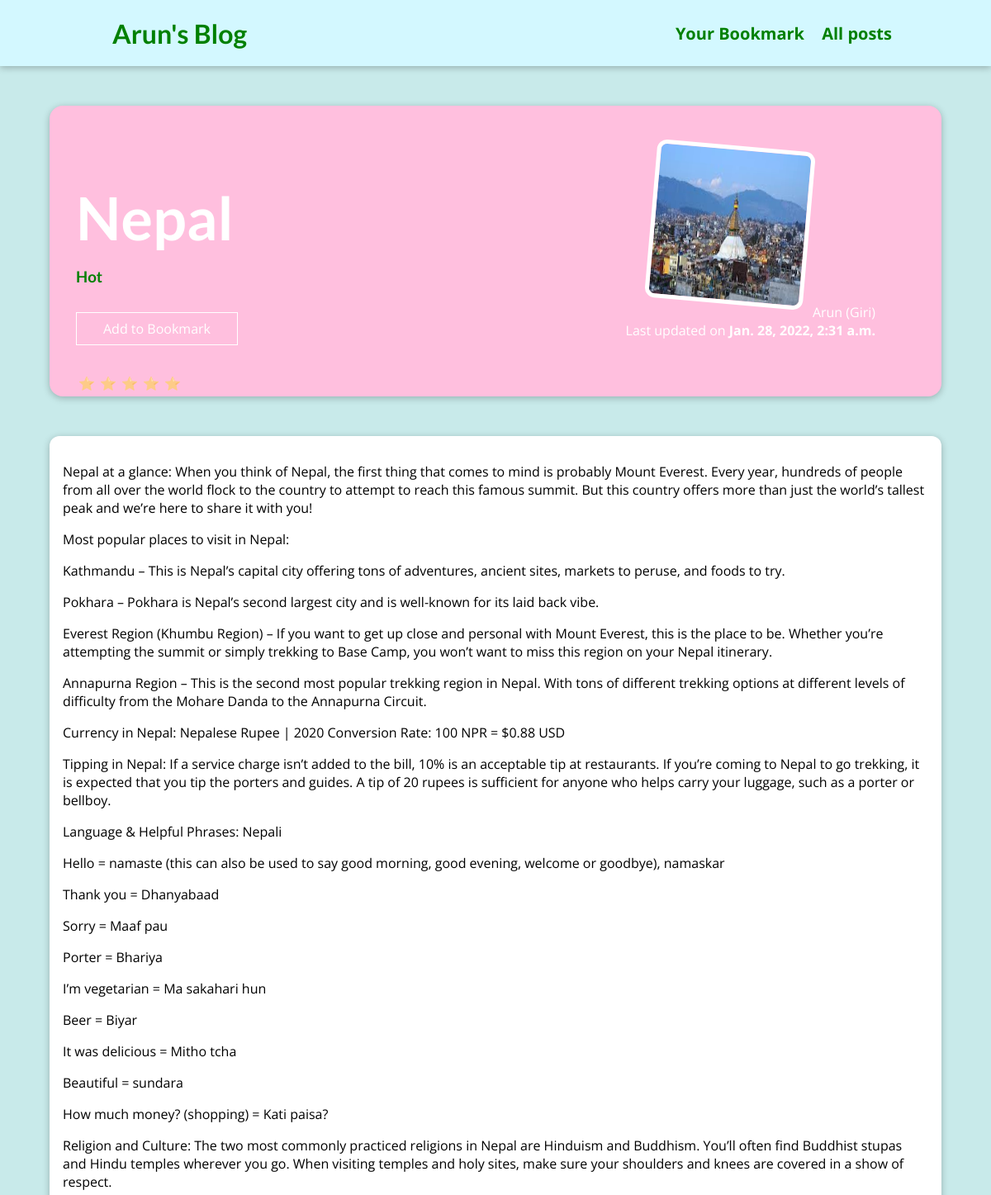
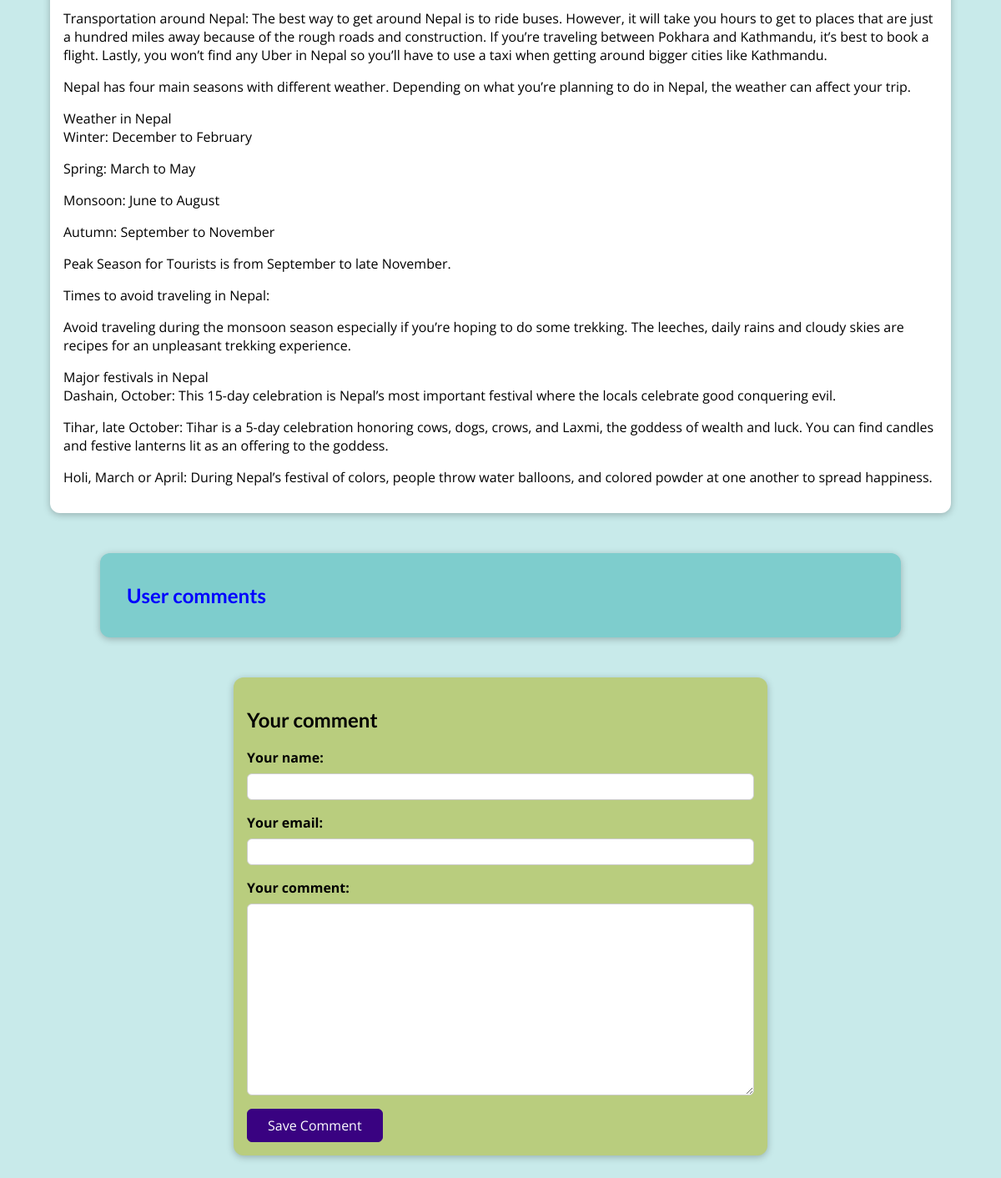
Page /posts/nepal on the committed database (2 pictures, top to bottom).
### blog/models.py (models this page shows, shortened)
class Post(models.Model):
    title = models.CharField(max_length=50)
    image_name = models.ImageField(upload_to="posts",null=True)
    date = models.DateTimeField(auto_now=True)
    excerpt = models.CharField(max_length=200)
    content = models.TextField(validators=[MinLengthValidator(10)])
    author = models.ForeignKey(Author,on_delete=models.SET_NULL,related_name="posts",null=True)
    slug = models.SlugField(unique = True, db_index=True)
    tag = models.ManyToManyField(Tag)

class Tag(models.Model):
    caption = models.CharField(max_length=50)

class Author(models.Model):
    first_name = models.CharField(max_length=50)
    last_name = models.CharField(max_length=50)
    email_address = models.EmailField(max_length=100)
    def __str__(self):
        return f"{self.first_name} ({self.last_name})"

### blog/views.py (the view, shortened to what this page needs)
# urls.py: path("posts/<slug:slug>", views.SinglePostView.as_view(), name="post-detail" ),
class SinglePostView(View):
  def get(self,request,slug):
    identified_post = Post.objects.get(slug=slug)
    stored_posts = request.session.get("stored_posts")
    if stored_posts is not None:
      is_saved_for_later = identified_post.id in stored_posts
    else:
      is_saved_for_later = False
    identified_post = Post.objects.get(slug=slug)
    comment_form = CommentForm()
    comments = identified_post.comments.all().order_by("-id")[0:3]
    return render(request, "blog/post_detail.html", {"post": identified_post, "form":comment_form,"comments":comments,"saved_for_later":is_saved_for_later,"tags":identified_post.tag.all()})

### blog/forms.py
class CommentForm(forms.ModelForm):
    class Meta:
        model = Comment
        exclude = ["post"]
        labels = {
            "user_name": "Your name",
             "user_email" : "Your email",
             "text" : "Your comment"
        }

### blog/templates/blog/post_detail.html (shortened to what this page needs)
{% extends "base.html"%}
{% load static%}
{% block css_files %}
<link rel="stylesheet" href="{% static "blog/post_detail.css" %}"/>
{% endblock%}
{% block content%}
    <section id="summary">
        <h2> {{post.title}}
        </h2>
        <h3>
            {% for tag in tags %}
             {{tag.caption}}
            {% endfor %}
        </h3>
        <div>
            <div id="read-later">
            <form action="{% url "read-later" %}" method="POST">
            <button>
                {% if saved_for_later %}
                  Remove from "Bookmark"
                {% else %}
                Add to Bookmark
                {% endif %}
            </button>
            </form>
        </div>
        <div class="stars">
            <a>⭐</a>
            <a>⭐</a>
            <a>⭐</a>
            <a>⭐</a>
            <a>⭐</a>
        </div>
        <article>
            <img src="{{post.image_name.url}}" alt="{{post.title}}"/>
            <adress> {{post.author}} </adress>
        <div>
            Last updated on <time> {{post.date}}</time>
        </div>
    </section>
    <main>
        <div id="arun">
           {{post.content|linebreaks}}
        </div>
    </main>
    <section id="comments">
        <h1>User comments</h1>
    </section>
    <section  id="comment-form">
        <h2>Your comment </h2>
        <form action="{% url "post-detail" post.slug %}" method="POST">
        {% for value in form %}
            <div class="form-control">
                {{value.label_tag}}
                {{value}}
            </div>
        {% endfor %}
        <button>Save Comment</button>
        </form>
    </section>
{% endblock %}

### static/app.css (style rules this page uses)
* { box-sizing: border-box; }
html { font-family: 'Open Sans', 'Lato', sans-serif; }
body { margin: 0; }
h1, h2, h3 { font-family: 'Lato', sans-serif; font-weight: bold; }

### blog/static/blog/post_detail.css (style rules this page uses)
body { background-color:#c8eaea; }
#summary { margin: 8rem auto 3rem auto; padding: 2rem; width: 90%; max-width: 90rem; border-radius: 16px; background-color:#FFBFDE; position: relative; box-shadow: 0 2px 8px rgba(0, 0, 0, 0.25); height: 22rem; }
#summary h2 { color: white; font-size: 4.5rem; margin-bottom: 0.25rem; }
#summary h3 { color: green; }
#summary article { position: absolute; top: 2rem; right: 3rem; padding: 1rem 2rem; border-radius: 12px; text-align: right; color: white; }
#summary article img { width: 12rem; height: 12rem; border-radius: 12px; transform: rotateZ(5deg); border: 5px solid white; margin-bottom: 1rem; }
#summary a { color: white; text-decoration: none; }
#summary time { font-weight: bold; }
#read-later { margin: 2rem 0; }
#read-later button { background-color: transparent; border: 1px solid white; padding: 0.5rem 2rem; font: inherit; color: white; cursor: pointer; }
main { width: 90%; max-width: 90rem; margin: 3rem auto; background-color: white; padding: 1rem; border-radius: 12px; box-shadow: 0 2px 8px rgba(0, 0, 0, 0.25); }
#comment-form { margin: 3rem auto; width: 90%; max-width: 40rem; border-radius: 12px; background-color:#b9cd7e; box-shadow: 0 2px 8px rgba(0, 0, 0, 0.25); padding: 1rem; }
#comment-form button { font: inherit; background-color: #390281; color: white; border: 1px solid #390281; padding: 0.5rem 1.5rem; border-radius: 6px; cursor: pointer; }
.form-control { margin-bottom: 1rem; }
.form-control label { font-weight: bold; margin-bottom: 0.5rem; display: block; }
.form-control input, .form-control textarea { display: block; width: 100%; font: inherit; padding: 0.25rem; border-radius: 6px; border: 1px solid #ccc; }
#comments { margin: 3rem auto; width: 90%; max-width: 60rem; border-radius: 12px; background-color: #7ecdcd; box-shadow: 0 2px 8px rgba(0, 0, 0, 0.25); padding: 1rem 2rem; }
#comments h1 { color:blue; }
.stars { display:flex; }
.stars a { opacity:50%; cursor:pointer; padding:3px; }

### rows in the picture
Post: title "Nepal", image_name (picture), author "Arun (Giri)", date "Jan. 28, 2022, 2:31 a.m.", content "Nepal at a glance: When you think of Nepal, the first thing that comes to mind is probably Mount Everest. Every year, hundreds of people from all over the world flock to the country to attempt to reach this famous summit. But this country offers more than just the world’s tallest peak and we’re here to share it with you! Most popular places to visit in Nepal: Kathmandu – This is Nepal’s capital city offering tons of adventures, ancient sites, markets to peruse, and foods to try. Pokhara – Pokhara is Nepal’s second largest city and is well-known for its laid back vibe. Everest Region (Khumbu Region) – If you want to get up close and personal with Mount Everest, this is the place to be.…"
Tag: caption "Hot"

### other values in the picture
{{ value.label_tag }} "Your name:" "Your email:" "Your comment:"
